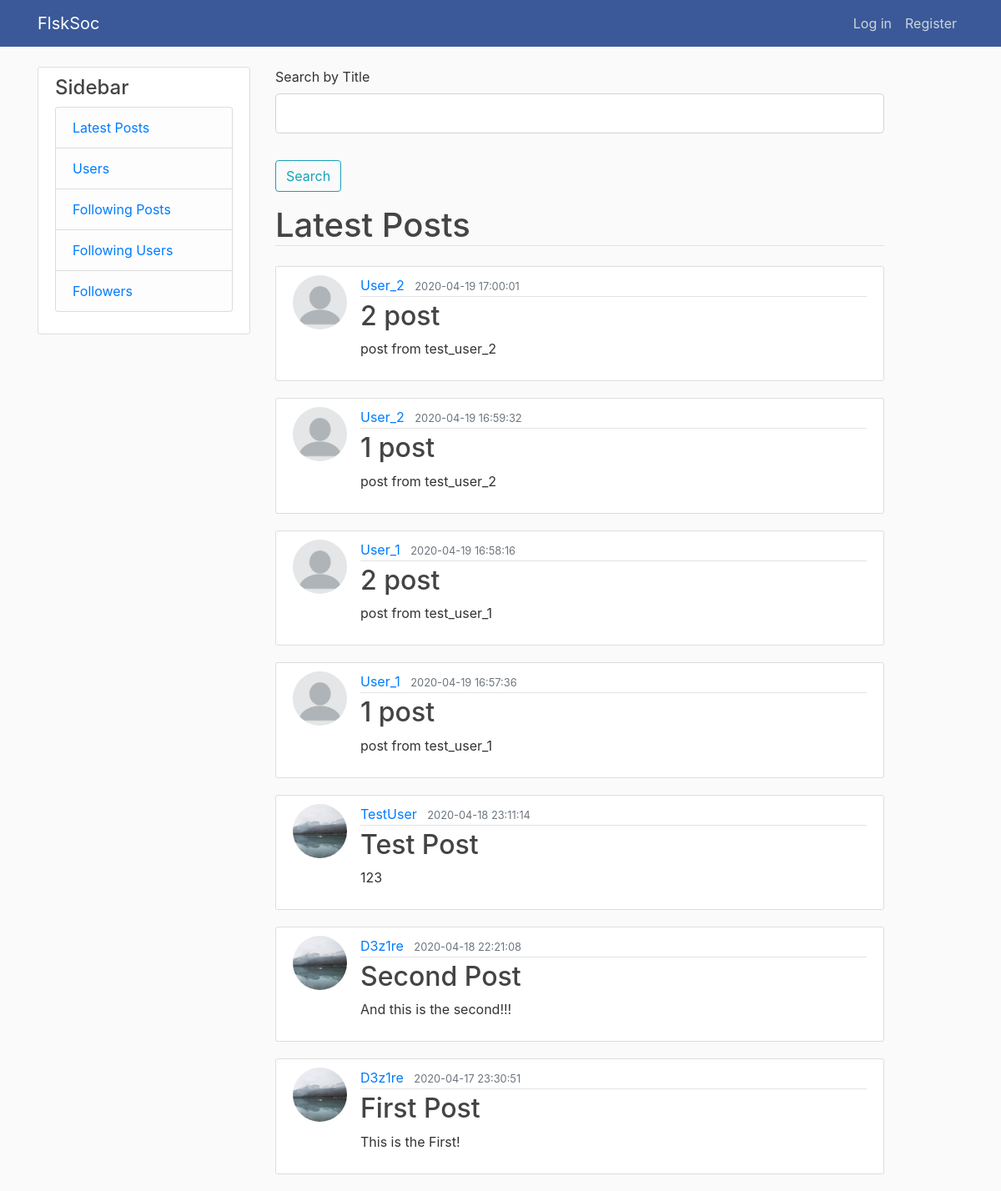
The app's page /, older data.
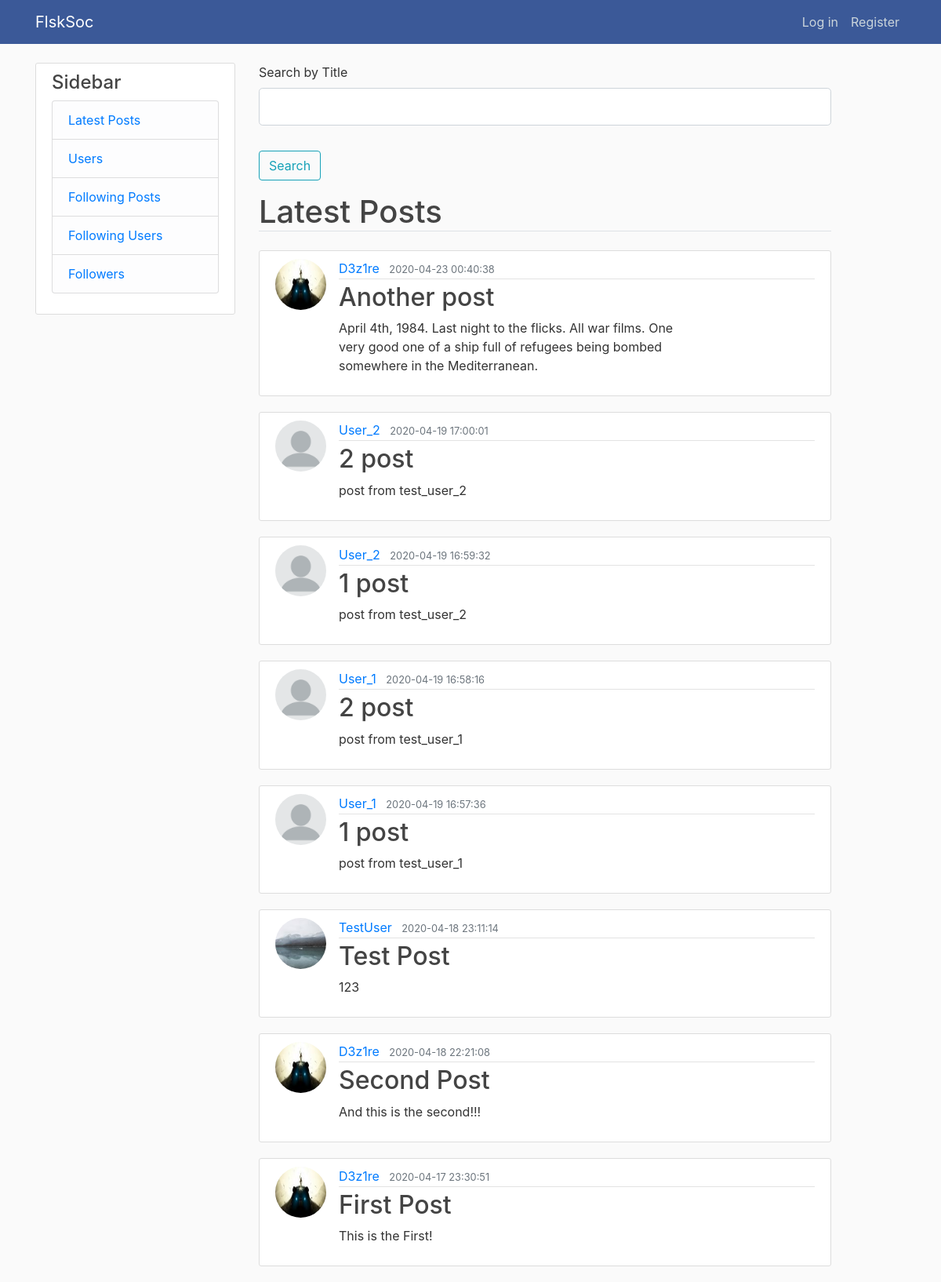
The same page, newer data.
### data/post.py (models this page shows, shortened)
class Post(SqlAlchemyBase, SerializerMixin):
    __tablename__ = 'posts'
    id = sqlalchemy.Column(sqlalchemy.Integer, primary_key=True, autoincrement=True)
    title = sqlalchemy.Column(sqlalchemy.String, nullable=False)
    content = sqlalchemy.Column(sqlalchemy.String, nullable=True)
    created_date = sqlalchemy.Column(sqlalchemy.DateTime, default=datetime.datetime.now)
    is_private = sqlalchemy.Column(sqlalchemy.Boolean, default=False)
    user_id = sqlalchemy.Column(sqlalchemy.Integer, sqlalchemy.ForeignKey("users.id"))
    user = orm.relation('User')

### data/user.py (models this page shows, shortened)
class User(SqlAlchemyBase, UserMixin, SerializerMixin):
    __tablename__ = 'users'
    id = sqlalchemy.Column(sqlalchemy.Integer, primary_key=True, autoincrement=True)
    username = sqlalchemy.Column(sqlalchemy.String, nullable=False)
    name = sqlalchemy.Column(sqlalchemy.String, nullable=True)
    surname = sqlalchemy.Column(sqlalchemy.String, nullable=True)
    email = sqlalchemy.Column(sqlalchemy.String, index=True, unique=True, nullable=False)
    hashed_password = sqlalchemy.Column(sqlalchemy.String, nullable=True)
    created_date = sqlalchemy.Column(sqlalchemy.DateTime, default=datetime.datetime.now)
    image_file = sqlalchemy.Column(sqlalchemy.String, nullable=False, default='default.png')
    posts = orm.relation("Post", back_populates='user')

### posts.py (the view, shortened to what this page needs)
@posts.route("/", methods=['GET', 'POST'])
def index():
    form = SearchByTitleForm()
    session = db_session.create_session()
    if current_user.is_authenticated:
        following = [i[0] for i in session.query(User.id).
            filter(Relationship.from_user == current_user.id).
            filter(Relationship.to_user == User.id).all()]
        posts = session.query(Post).filter((Post.user_id.in_(following) & (Post.is_private == True)) | (Post.user_id == current_user.id) | (Post.is_private != True)).order_by(
            Post.created_date.desc())
    else:
        posts = session.query(Post).filter(Post.is_private != True).order_by(
            Post.created_date.desc())
    return render_template("index.html", posts=posts, title='Feed', form=form)

### data/search.py
class SearchByTitleForm(FlaskForm):
    title = StringField('Search by Title')
    submit = SubmitField('Search')

### data/db_session.py (called while the page is built)
def create_session() -> Session:
    global __factory
    return __factory()

### templates/index.html (shortened to what this page needs)
{% extends "base.html" %}
{% block content %}
    <form action="" method="post">
            <fieldset class="form-group">
                <div class="form-group">
                    {{ form.title.label(class="form-control-label") }}
                    {% if form.title.errors %}
                        {{ form.title(class="form-control form-control-lg is-invalid") }}
                        <div class="invalid-feedback">
                            {% for error in form.title.errors %}
                                <span>{{ error }}</span>
                            {% endfor %}
                        </div>
                    {% else %}
                        {{ form.title(class="form-control form-control-lg") }}
                    {% endif %}
                </div>
            </fieldset>
            <div class="form-group">
                {{ form.submit(class="btn btn-outline-info") }}
            </div>
        </form>
    <h1 class="border-bottom mb-4"> Latest Posts
    </h1>
{% for post in posts%}
    <article class="media content-section">
        <img class="rounded-circle article-img" src="{{ url_for('static', filename='profile_pics/' + post.user.image_file) }}">
        <div class="media-body">
            <div class="article-metadata">
                <a class="mr-2" href="/user/{{ post.user.id }}">{{ post.user.username }}</a>
                <small class="text-muted">{{ post.created_date.replace(microsecond=0).isoformat(' ') }}</small>
            </div>
            <h2><a class="article-title" href="/post/{{ post.id }}">{{ post.title }}</a></h2>
            <p class="article-content">{{ post.content }}</p>
        </div>
    </article>
{% endfor %}
{% endblock %}

Row changes from the older to the newer data that the page shows:
now on this page (row edited): Post: image_file (picture), user.username "D3z1re", created_date.replace "2020-04-23 00:40:38", title "Another post", content "April 4th, 1984. Last night to the flicks. All war films. One very good one of a ship full of refugees being bombed somewhere in the Mediterranean."
changed through a linked row, Post "Second Post": image_file: a different picture
changed through a linked row, Post "First Post": image_file: a different picture
